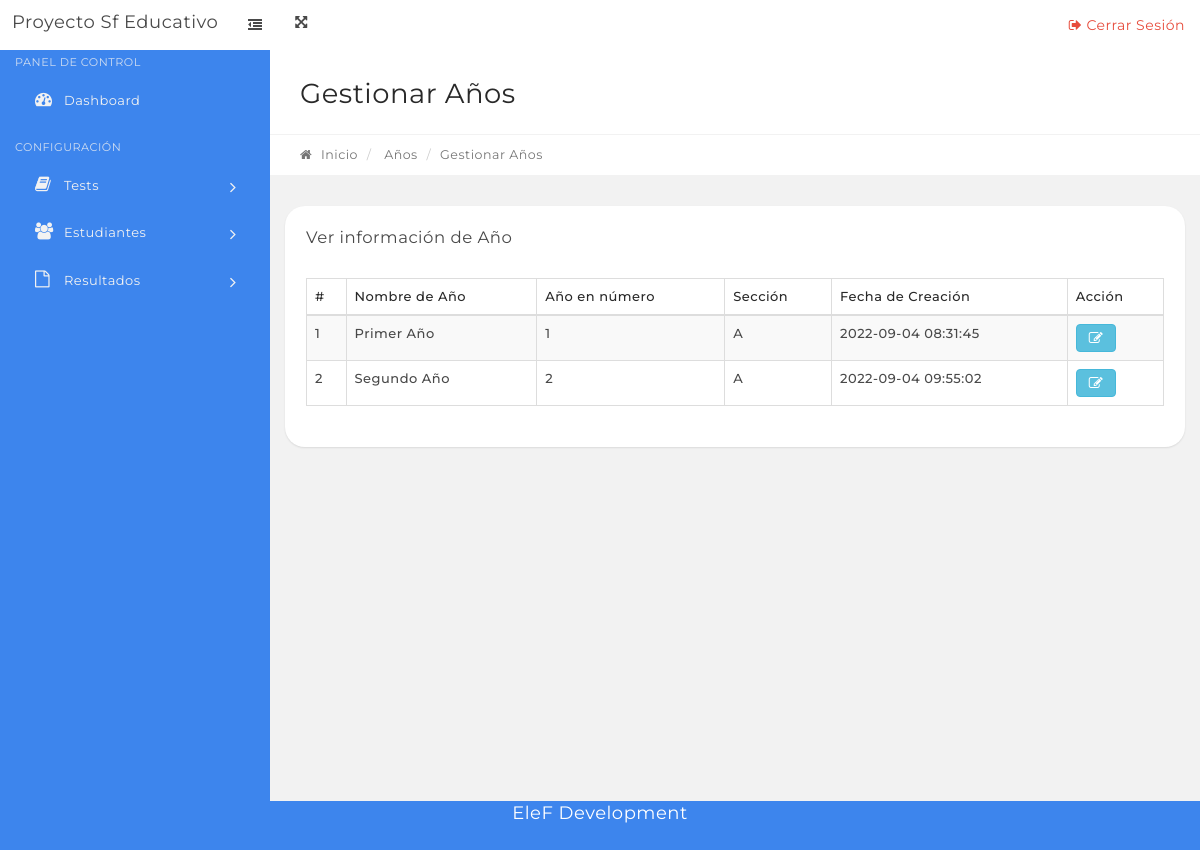
/manage-classes.php, run on the app's committed database.
### tables this page shows
CREATE TABLE `tblclasses` (
  `id` int(11) NOT NULL,
  `ClassName` varchar(80) DEFAULT NULL,
  `ClassNameNumeric` int(4) DEFAULT NULL,
  `Section` varchar(5) DEFAULT NULL,
  `CreationDate` timestamp NULL DEFAULT current_timestamp(),
  `UpdationDate` timestamp NULL DEFAULT NULL
);

### manage-classes.php (the view, shortened to what this page needs)
<?php
include('includes/config.php');
if (strlen($_SESSION['alogin']) == "") {
    header("Location: index.php");
} else {
?>
    <link rel="stylesheet" type="text/css" href="assets/js/DataTables/datatables.min.css" />
    <?php include('includes/topbar.php'); ?>
    <div class="content-wrapper">
        <div class="content-container">
            <?php include('includes/leftbar.php'); ?>
            <div class="main-page">
                <div class="container-fluid">
                    <div class="row page-title-div">
                        <div class="col-md-6">
                            <h2 class="title">Gestionar Años</h2>
                        </div>
                    </div>
                    <div class="row breadcrumb-div">
                        <div class="col-md-6">
                            <ul class="breadcrumb">
                                <li><a href="dashboard.php"><i class="fa fa-home"></i> Inicio</a></li>
                                <li> Años</li>
                                <li class="active">Gestionar Años</li>
                            </ul>
                        </div>
                    </div>
                </div>
                <section class="section">
                    <div class="container-fluid">
                        <div class="row">
                            <div class="col-md-12">
                                <div class="panel">
                                    <div class="panel-heading">
                                        <div class="panel-title">
                                            <h5>Ver información de Año</h5>
                                        </div>
                                    </div>
                                    <div class="panel-body p-20">
                                        <table id="example" class="display table table-striped table-bordered" cellspacing="0" width="100%">
                                            <thead>
                                                <tr>
                                                    <th>#</th>
                                                    <th>Nombre de Año</th>
                                                    <th>Año en número</th>
                                                    <th>Sección</th>
                                                    <th>Fecha de Creación</th>
                                                    <th>Acción</th>
                                                </tr>
                                            </thead>
                                            <tbody>
                                                <?php $sql = "SELECT * from tblclasses";
                                                $query = $dbh->prepare($sql);
                                                $query->execute();
                                                $results = $query->fetchAll(PDO::FETCH_OBJ);
                                                $cnt = 1;
                                                if ($query->rowCount() > 0) {
                                                    foreach ($results as $result) {   ?>
                                                        <tr>
                                                            <td><?php echo htmlentities($cnt); ?></td>
                                                            <td><?php echo htmlentities($result->ClassName); ?></td>
                                                            <td><?php echo htmlentities($result->ClassNameNumeric); ?></td>
                                                            <td><?php echo htmlentities($result->Section); ?></td>
                                                            <td><?php echo htmlentities($result->CreationDate); ?></td>
                                                            <td>
                                                                <a href="edit-class.php?classid=<?php echo htmlentities($result->id); ?>" class="btn btn-info"><i class="fa fa-edit" title="Edit Record"></i> </a>
                                                            </td>
                                                        </tr>
                                                <?php $cnt = $cnt + 1;
                                                    }
                                                } ?>
                                            </tbody>
                                        </table>
                                    </div>
                                </div>
                            </div>
                        </div>
                    </div>
            </div>
        </div>
    </div>
    </div>
    <?php include('includes/footer.php'); ?>
<?php } ?>

### data on the page
tblclasses: ClassName "Primer Año", ClassNameNumeric "1", Section "A", CreationDate "2022-09-04 08:31:45"
tblclasses: ClassName "Segundo Año", ClassNameNumeric "2", Section "A", CreationDate "2022-09-04 09:55:02"
